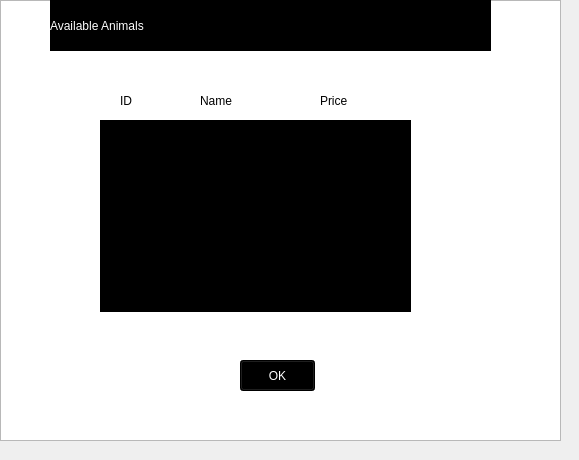
<?xml version="1.0" encoding="UTF-8"?>
<ui version="4.0">
 <class>Show_Animal_List_Form</class>
 <widget class="QWidget" name="Show_Animal_List_Form">
  <property name="geometry">
   <rect>
    <x>0</x>
    <y>0</y>
    <width>579</width>
    <height>460</height>
   </rect>
  </property>
  <property name="windowTitle">
   <string>Available Animals</string>
  </property>
  <widget class="QGraphicsView" name="graphicsView">
   <property name="geometry">
    <rect>
     <x>0</x>
     <y>0</y>
     <width>561</width>
     <height>441</height>
    </rect>
   </property>
   <property name="styleSheet">
    <string notr="true">background: url(G:/Final1/Image_AnimalsList.jpg) ;
background-repeat: no-repeat;</string>
   </property>
  </widget>
  <widget class="QListWidget" name="ID">
   <property name="geometry">
    <rect>
     <x>100</x>
     <y>120</y>
     <width>91</width>
     <height>192</height>
    </rect>
   </property>
   <property name="styleSheet">
    <string notr="true">font: 75 16pt &quot;Kristen ITC&quot;;
background-color:black;
color:white;</string>
   </property>
  </widget>
  <widget class="QLabel" name="Title">
   <property name="geometry">
    <rect>
     <x>50</x>
     <y>0</y>
     <width>441</width>
     <height>51</height>
    </rect>
   </property>
   <property name="styleSheet">
    <string notr="true">font: 36pt &quot;Matura MT Script Capitals&quot;;
background-color:black;
color:white;</string>
   </property>
   <property name="text">
    <string>Available Animals</string>
   </property>
  </widget>
  <widget class="QLabel" name="Name_Label_3">
   <property name="geometry">
    <rect>
     <x>320</x>
     <y>90</y>
     <width>91</width>
     <height>21</height>
    </rect>
   </property>
   <property name="styleSheet">
    <string notr="true">font: 18pt &quot;Ravie&quot;;</string>
   </property>
   <property name="text">
    <string>Price</string>
   </property>
  </widget>
  <widget class="QListWidget" name="Price">
   <property name="geometry">
    <rect>
     <x>310</x>
     <y>120</y>
     <width>101</width>
     <height>192</height>
    </rect>
   </property>
   <property name="styleSheet">
    <string notr="true">font: 75 16pt &quot;Kristen ITC&quot;;
background-color:black;
color:white;</string>
   </property>
  </widget>
  <widget class="QListWidget" name="Name">
   <property name="geometry">
    <rect>
     <x>190</x>
     <y>120</y>
     <width>121</width>
     <height>192</height>
    </rect>
   </property>
   <property name="styleSheet">
    <string notr="true">font: 75 16pt &quot;Kristen ITC&quot;;
background-color:black;
color:white;</string>
   </property>
  </widget>
  <widget class="QLabel" name="Name_Label_2">
   <property name="geometry">
    <rect>
     <x>200</x>
     <y>90</y>
     <width>91</width>
     <height>21</height>
    </rect>
   </property>
   <property name="styleSheet">
    <string notr="true">font: 18pt &quot;Ravie&quot;;</string>
   </property>
   <property name="text">
    <string>Name</string>
   </property>
  </widget>
  <widget class="QPushButton" name="Submit">
   <property name="geometry">
    <rect>
     <x>240</x>
     <y>360</y>
     <width>75</width>
     <height>31</height>
    </rect>
   </property>
   <property name="styleSheet">
    <string notr="true">background-color:rgb(0,0,0);
font: 20pt &quot;Bauhaus 93&quot;;
color: rgb(255, 255, 255);</string>
   </property>
   <property name="text">
    <string>OK</string>
   </property>
  </widget>
  <widget class="QLabel" name="Name_Label">
   <property name="geometry">
    <rect>
     <x>120</x>
     <y>90</y>
     <width>71</width>
     <height>21</height>
    </rect>
   </property>
   <property name="styleSheet">
    <string notr="true">font: 18pt &quot;Ravie&quot;;</string>
   </property>
   <property name="text">
    <string>ID</string>
   </property>
  </widget>
 </widget>
 <resources/>
 <connections/>
</ui>
